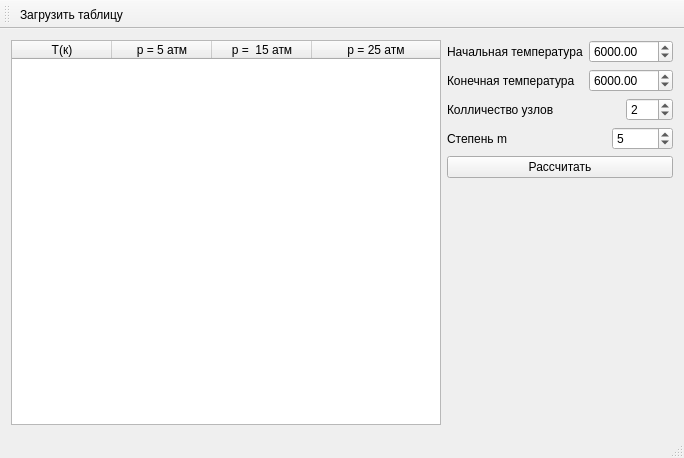
<?xml version="1.0" encoding="UTF-8"?>
<ui version="4.0">
 <class>MainWindow</class>
 <widget class="QMainWindow" name="MainWindow">
  <property name="geometry">
   <rect>
    <x>0</x>
    <y>0</y>
    <width>671</width>
    <height>458</height>
   </rect>
  </property>
  <property name="windowTitle">
   <string>MainWindow</string>
  </property>
  <widget class="QWidget" name="centralWidget">
   <layout class="QHBoxLayout" name="horizontalLayout_5">
    <item>
     <widget class="QTableWidget" name="tableWidget">
      <property name="minimumSize">
       <size>
        <width>430</width>
        <height>0</height>
       </size>
      </property>
      <property name="columnCount">
       <number>4</number>
      </property>
      <attribute name="horizontalHeaderDefaultSectionSize">
       <number>100</number>
      </attribute>
      <attribute name="horizontalHeaderMinimumSectionSize">
       <number>0</number>
      </attribute>
      <attribute name="horizontalHeaderStretchLastSection">
       <bool>true</bool>
      </attribute>
      <attribute name="verticalHeaderVisible">
       <bool>false</bool>
      </attribute>
      <column>
       <property name="text">
        <string>Т(к)</string>
       </property>
      </column>
      <column>
       <property name="text">
        <string>p = 5 атм</string>
       </property>
      </column>
      <column>
       <property name="text">
        <string>p =  15 атм</string>
       </property>
      </column>
      <column>
       <property name="text">
        <string>p = 25 атм</string>
       </property>
      </column>
     </widget>
    </item>
    <item>
     <layout class="QVBoxLayout" name="verticalLayout">
      <item>
       <layout class="QHBoxLayout" name="horizontalLayout">
        <item>
         <widget class="QLabel" name="label">
          <property name="text">
           <string>Начальная температура</string>
          </property>
         </widget>
        </item>
        <item>
         <spacer name="horizontalSpacer">
          <property name="orientation">
           <enum>Qt::Horizontal</enum>
          </property>
          <property name="sizeHint" stdset="0">
           <size>
            <width>40</width>
            <height>20</height>
           </size>
          </property>
         </spacer>
        </item>
        <item>
         <widget class="QDoubleSpinBox" name="T0_box">
          <property name="maximum">
           <double>999999.989999999990687</double>
          </property>
          <property name="value">
           <double>6000.000000000000000</double>
          </property>
         </widget>
        </item>
       </layout>
      </item>
      <item>
       <layout class="QHBoxLayout" name="horizontalLayout_4">
        <item>
         <widget class="QLabel" name="label_4">
          <property name="text">
           <string>Конечная температура</string>
          </property>
         </widget>
        </item>
        <item>
         <spacer name="horizontalSpacer_2">
          <property name="orientation">
           <enum>Qt::Horizontal</enum>
          </property>
          <property name="sizeHint" stdset="0">
           <size>
            <width>40</width>
            <height>20</height>
           </size>
          </property>
         </spacer>
        </item>
        <item>
         <widget class="QDoubleSpinBox" name="Tw_box">
          <property name="maximum">
           <double>9999999.990000000223517</double>
          </property>
          <property name="value">
           <double>6000.000000000000000</double>
          </property>
         </widget>
        </item>
       </layout>
      </item>
      <item>
       <layout class="QHBoxLayout" name="horizontalLayout_2">
        <item>
         <widget class="QLabel" name="label_2">
          <property name="text">
           <string>Колличество узлов</string>
          </property>
         </widget>
        </item>
        <item>
         <spacer name="horizontalSpacer_3">
          <property name="orientation">
           <enum>Qt::Horizontal</enum>
          </property>
          <property name="sizeHint" stdset="0">
           <size>
            <width>40</width>
            <height>20</height>
           </size>
          </property>
         </spacer>
        </item>
        <item>
         <widget class="QSpinBox" name="N_box">
          <property name="maximum">
           <number>999</number>
          </property>
          <property name="value">
           <number>2</number>
          </property>
         </widget>
        </item>
       </layout>
      </item>
      <item>
       <layout class="QHBoxLayout" name="horizontalLayout_3">
        <item>
         <widget class="QLabel" name="label_3">
          <property name="text">
           <string>Степень m</string>
          </property>
         </widget>
        </item>
        <item>
         <spacer name="horizontalSpacer_4">
          <property name="orientation">
           <enum>Qt::Horizontal</enum>
          </property>
          <property name="sizeHint" stdset="0">
           <size>
            <width>40</width>
            <height>20</height>
           </size>
          </property>
         </spacer>
        </item>
        <item>
         <widget class="QSpinBox" name="m_box">
          <property name="maximum">
           <number>99999</number>
          </property>
          <property name="value">
           <number>5</number>
          </property>
         </widget>
        </item>
       </layout>
      </item>
      <item>
       <widget class="QPushButton" name="pushButton">
        <property name="text">
         <string>Рассчитать</string>
        </property>
       </widget>
      </item>
      <item>
       <widget class="QLabel" name="Result_lbl">
        <property name="enabled">
         <bool>true</bool>
        </property>
        <property name="text">
         <string/>
        </property>
       </widget>
      </item>
     </layout>
    </item>
   </layout>
  </widget>
  <widget class="QToolBar" name="mainToolBar">
   <attribute name="toolBarArea">
    <enum>TopToolBarArea</enum>
   </attribute>
   <attribute name="toolBarBreak">
    <bool>false</bool>
   </attribute>
   <addaction name="action"/>
  </widget>
  <widget class="QStatusBar" name="statusBar"/>
  <action name="action">
   <property name="checkable">
    <bool>false</bool>
   </property>
   <property name="checked">
    <bool>false</bool>
   </property>
   <property name="text">
    <string>Загрузить таблицу</string>
   </property>
   <property name="shortcut">
    <string>Ctrl+F</string>
   </property>
  </action>
 </widget>
 <layoutdefault spacing="6" margin="11"/>
 <resources/>
 <connections/>
</ui>
